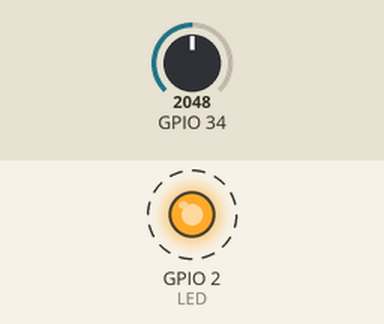
Recording of a program running on a simulated ESP32. On the bench: output pins drawn as LEDs (lit = HIGH). Dashed ring = blinking. Inputs (shaded band) come from the test bench; at power-on: GPIO 34 = 2048. What the program prints to the serial monitor is not drawn.

Above: at 0.2 s.
Timing chart, 0 to 3.0 s (numbered marks = the images above):
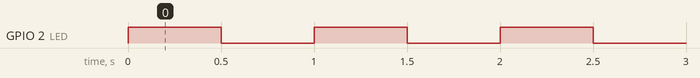

Measured:
- by itself, GPIO 2 (LED): alternates HIGH for 0.50 s and LOW for 0.50 s

The program:

main.cpp
```cpp
#include <Arduino.h>

//Bibliotecas FreeRTOS
#include <freertos/FreeRTOS.h>
#include <freertos/task.h>
#include <freertos/queue.h>
#include <freertos/semphr.h>

#define LED 2//built_in led

TaskHandle_t xTaskADCHandle;

xSemaphoreHandle xSemaphore;

void vTaskADC(void* pvParameters);

void setup() {
  Serial.begin(9600);
  pinMode(LED, OUTPUT);

  xSemaphore = xSemaphoreCreateBinary();

  if(xSemaphore == NULL)
  {
    Serial.println("Não foi possível criar o semaforo!");
    for(;;);
  }

  xTaskCreate(vTaskADC, "Leitor ADC", configMINIMAL_STACK_SIZE+1024, NULL, 2, &xTaskADCHandle);

}

void loop()
{
  digitalWrite(LED, !digitalRead(LED));
  Serial.println("Valor do led: " + String(digitalRead(LED)));
  vTaskDelay(pdMS_TO_TICKS(500));
  xSemaphoreGive(xSemaphore);// acho que o semaforo só vair estar pronto pra uso quando uma task dar o primeiro semaforo
}

void vTaskADC(void* pvParameters)
{
  int valorADC = 0;
  for(;;)
  {
    if(xSemaphoreTake(xSemaphore, portMAX_DELAY)){//checa se conseguiu pegar o semaforo, caso o valor dos ticks seja diferente do maximo ele não vai rodar se nao tiver o if
    valorADC = analogRead(34);
    Serial.println("Valor do ADC: " + String(valorADC));
    Serial.println(" ");
    }
  }

}
```
